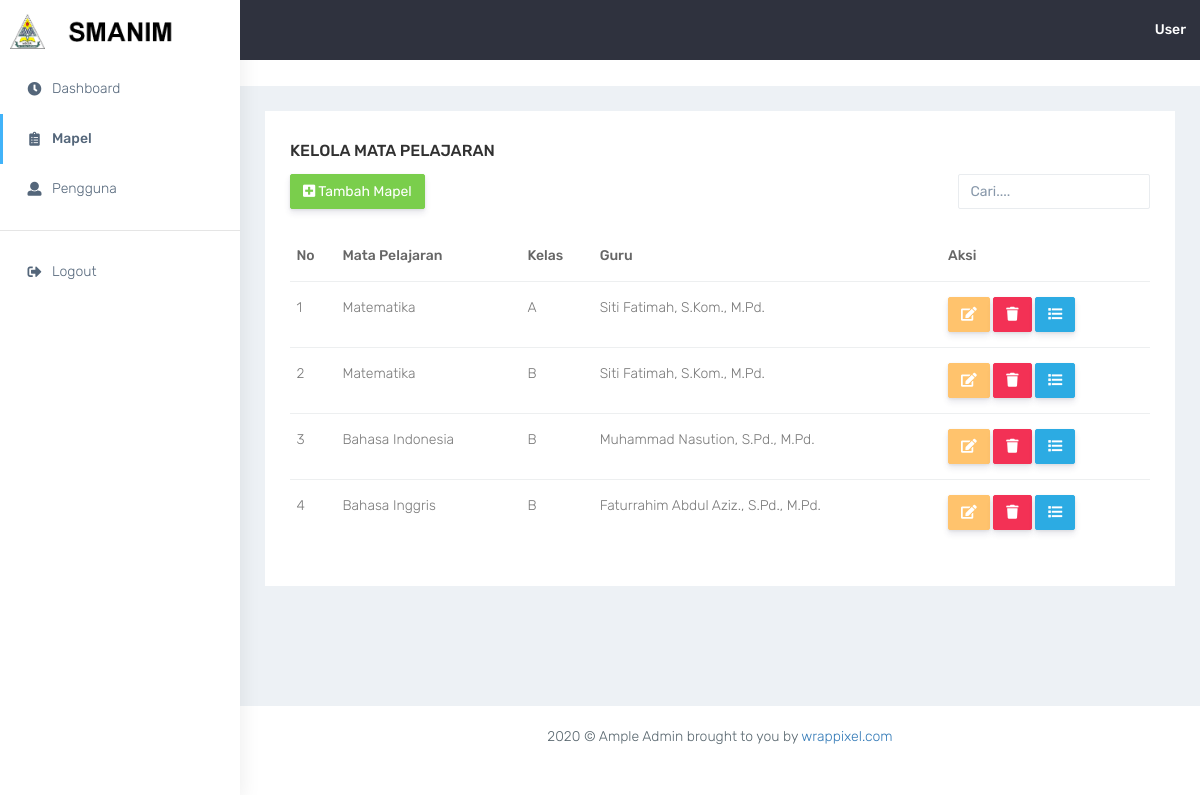
The page /admin/mapel.php (signed in) on the database its author committed.
### tables this page shows
CREATE TABLE `tbl_mapel` (
  `id_mapel` int(11) NOT NULL,
  `id_user` int(11) NOT NULL,
  `mapel` varchar(100) NOT NULL,
  `kelas` char(1) NOT NULL
);

CREATE TABLE `tbl_user` (
  `id_user` int(11) NOT NULL,
  `nama` varchar(100) NOT NULL,
  `jenkel` enum('L','P') NOT NULL,
  `tgl_lahir` date NOT NULL,
  `telp` varchar(13) NOT NULL,
  `kelas` char(1) DEFAULT NULL,
  `username` varchar(100) NOT NULL,
  `password` varchar(100) NOT NULL,
  `akses` enum('usr','gur','adm') NOT NULL
);

### admin/mapel.php (the view, shortened to what this page needs)
<?php
require_once('navbar.php');
?>
<div class="container-fluid">
    <div class="row">
        <div class="col-sm-12">
            <div class="white-box">
                <h3 class="box-title">Kelola Mata Pelajaran</h3>
                <div class="row">
                    <div class="col-lg-9">
                        <button type="button" class="btn btn-success" style="color: white;" data-toggle="modal" data-target="#exampleModal">
                                <i class="fas fa-plus-square"></i>
                                Tambah Mapel
                        </button>
                        <br><br>
                    </div>
                    <div class="col-lg-3">
                        <form>
                            <div class="form-group">
                            <input type="text" class="form-control" id="exampleInputEmail1" aria-describedby="emailHelp" placeholder="Cari....">
                            </div>
                        </form>
                    </div>
                </div>
                <div class="table-responsive">
                    <table class="table">
                        <thead>
                            <tr>
                                <th class="border-top-0">No</th>
                                <th class="border-top-0">Mata Pelajaran</th>
                                <th class="border-top-0">Kelas</th>
                                <th class="border-top-0">Guru</th>
                                <th class="border-top-0">Aksi</th>
                            </tr>
                        </thead>
                        <tbody>
                          <?php
                            $no = 1;
                            $sql = mysqli_query($con,'SELECT id_mapel,mapel,tbl_mapel.kelas as kelas,nama FROM tbl_mapel INNER JOIN tbl_user on tbl_user.id_user = tbl_mapel.id_user');
                            while($data = mysqli_fetch_array($sql)){
                          ?>
                            <tr>
                                <td><?= $no ?></td>
                                <td><?= $data['mapel'] ?></td>
                                <td><?= $data['kelas'] ?></td>
                                <td><?= $data['nama'] ?></td>
                                <td>
                                    <a href="edit-mapel.php?id=<?= $data['id_mapel'] ?>" class="btn btn-warning">
                                        <i class="fas fa-edit"></i>
                                    </a>
                                    <a href="del-mapel.php?id=<?= $data['id_mapel'] ?>" class="btn btn-danger" onclick="return confirm('Apakah Anda Yakin?');">
                                        <i class="fas fa-trash"></i>
                                    </a>
                                    <a href="detail-mapel.php?id=<?= $data['id_mapel'] ?>" class="btn btn-info">
                                        <i class="fas fa-list"></i>
                                    </a>
                                </td>
                            </tr>
                          <?php $no++; }?>
                        </tbody>
                    </table>
                </div>
            </div>
        </div>
    </div>
</div>
<?php require_once('footer.php');?>

### rows shown on the page
tbl_mapel: mapel "Matematika", kelas "A", id_user.nama "Siti Fatimah, S.Kom., M.Pd."
tbl_mapel: mapel "Matematika", kelas "B", id_user.nama "Siti Fatimah, S.Kom., M.Pd."
tbl_mapel: mapel "Bahasa Indonesia", kelas "B", id_user.nama "Muhammad Nasution, S.Pd., M.Pd."
tbl_mapel: mapel "Bahasa Inggris", kelas "B", id_user.nama "Faturrahim Abdul Aziz., S.Pd., M.Pd."

### other values the page prints
$namau "User"
